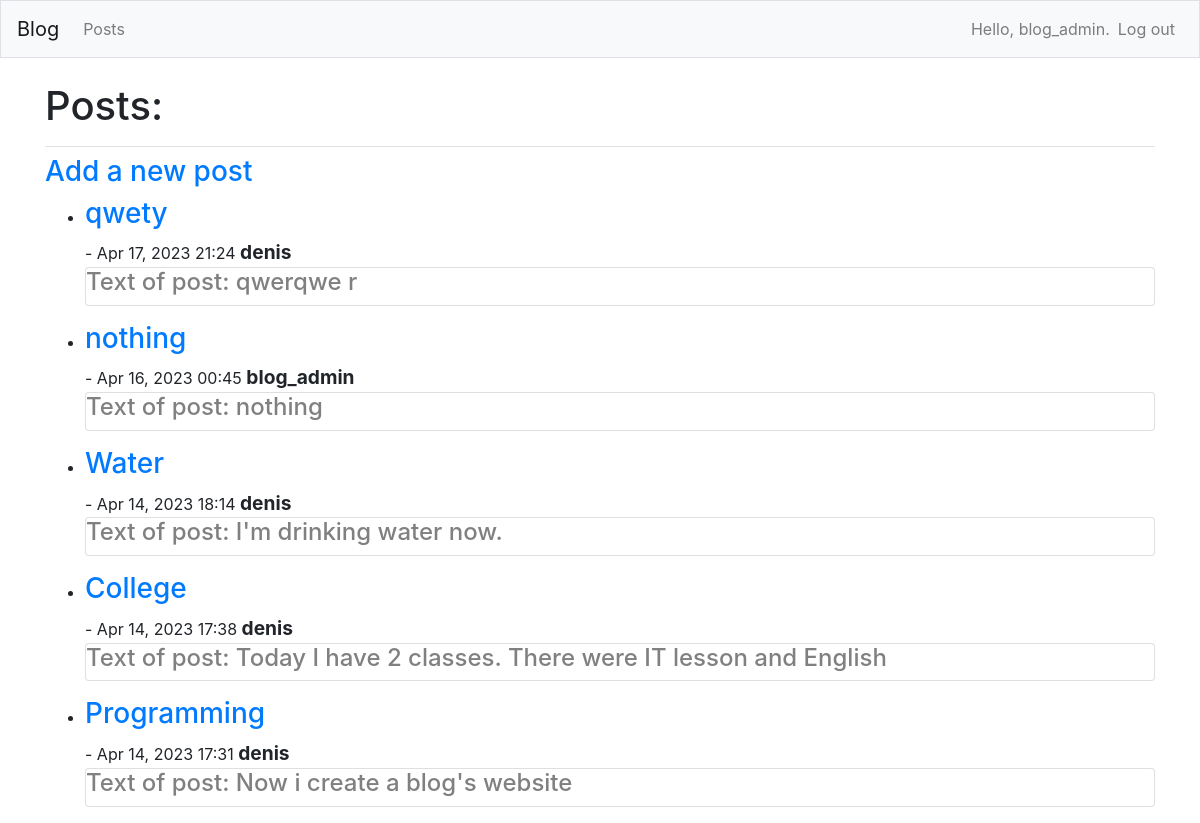
The page /posts/ (signed in) on the database its author committed.
### blogs/models.py (models this page shows)
class BlogPost(models.Model):
    title = models.CharField(max_length=200)
    text = models.TextField()
    date_added = models.DateTimeField(auto_now_add=True)
    owner = models.ForeignKey(User, on_delete=models.CASCADE)

### blogs/views.py (the view)
# urls.py: path('posts/', views.posts, name='posts'),
def posts(request):
    posts = BlogPost.objects.order_by('-date_added')
    context = {'posts': posts}
    return render(request, 'blogs/posts.html', context)

### blogs/templates/blogs/posts.html
{% extends "blogs/base.html" %}
{% block page_header %}
    <h1>Posts:</h1>
{% endblock page_header %}
{% block content %}
    <h3><a href="{% url 'blogs:new_post' %}">Add a new post</a></h3>
    <ul>
        {% for post in posts %}
            <li><h3><a href="{% url 'blogs:post' post.id %}">{{ post.title }}</a></h3> - {{ post.date_added|date:'M d, Y H:i' }} <big><b>{{ post.owner }}</big></b></li>
            <div class="card mb-3">
                <h4 style="color:gray;">Text of post: {{ post.text }}</h4>
            </div>
        {% empty %}
            <li><h3>There are no posts have been added yet.</h3></li>
        {% endfor %}
    </ul>
{% endblock content %}

### blogs/templates/blogs/base.html (shortened to what this page needs)
{% load bootstrap4 %}
<!doctype html>
<html lang="en">
    <head>
        {% bootstrap_css %}
    </head>
    <body>
        <nav class="navbar navbar-expand-md navbar-light bg-light mb-4 border">
            <a class="navbar-brand" href="{% url 'blogs:index' %}">Blog</a>
        <div class="collapse navbar-collapse" id="navbarCollapse">
            <ul class="navbar-nav mr-auto">
                <li class="nav-item">
                    <a class="nav-link" href="{% url 'blogs:posts' %}">Posts</a>
                </li>
            </ul>
            <ul class="navbar-nav ml-auto">
                {% if user.is_authenticated %}
                    <li class="nav-item">
                        <span class="navbar-text">Hello, {{ user.username }}.</span>
                    </li>
                    <li class="nav-item">
                        <a class="nav-link" href="{% url 'users:logout' %}">Log out</a>
                    </li>
                {% endif %}
            </ul>
        </div>
        </nav>
        <main role="main" class="container">
            <div class="pb-2 mb-2 border-bottom">
                {% block page_header %}{% endblock page_header %}
            </div>
            <div>
                {% block content %}{% endblock content %}
            </div>
        </main>
    </body>
</html>

### rows shown on the page
BlogPost: title "qwety", date_added "Apr 17, 2023 21:24", owner "denis", text "qwerqwe r"
BlogPost: title "nothing", date_added "Apr 16, 2023 00:45", owner "blog_admin", text "nothing"
BlogPost: title "Water", date_added "Apr 14, 2023 18:14", owner "denis", text "I'm drinking water now."
BlogPost: title "College", date_added "Apr 14, 2023 17:38", owner "denis", text "Today I have 2 classes. There were IT lesson and English"
BlogPost: title "Programming", date_added "Apr 14, 2023 17:31", owner "denis", text "Now i create a blog's website"

### other values the page prints
{{ user.username }} "blog_admin"
